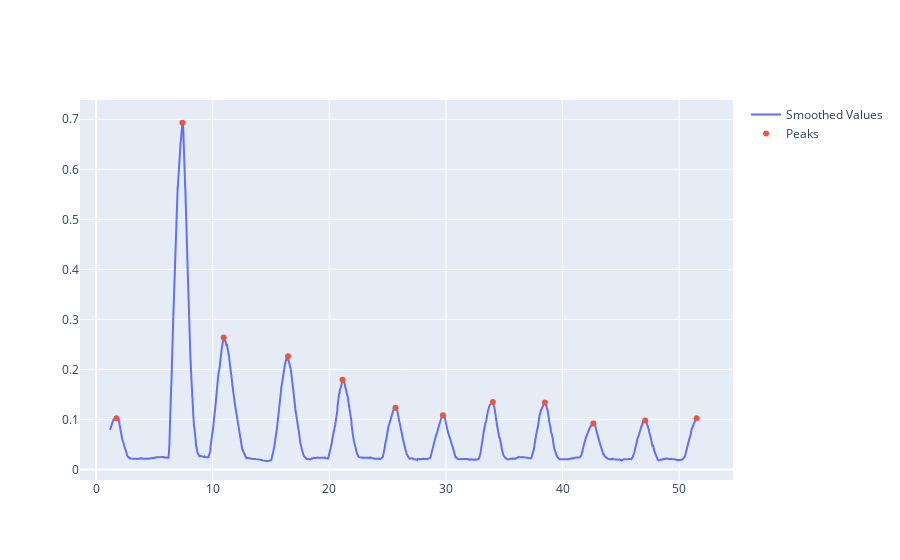

Notebook source saved alongside this figure:
### Markdown cell above
# Verusch 3 Mikro

### Code cell
data = pd.read_csv('Messung/Mikro_10Atmungen.csv', header=None, sep=';')

data.columns = ['x']

# Zugriff auf die Daten pro Spalte
x_values = data['x'].values

time = np.arange(0, len(x_values))*0.01

plt.figure(figsize=(10,6))
plt.plot(time, x_values)
plt.xlabel('Zeit in Sekunden')  # X-axis label
plt.ylabel('ADC Abstufung')  # Y-axis label
plt.title('Rohdaten Mikrofon')  # Plot title
plt.show()

# Berechnen Sie den Mittelwert der x_values
mean_x_values = np.mean(x_values)

# Subtrahieren Sie den Mittelwert von den x_values
x_values_centered = x_values - mean_x_values

# Erstellen Sie den Plot
plt.figure(figsize=(10,6))
plt.plot(time, x_values_centered)
plt.xlabel('Zeit in Sekunden')  # X-axis label
plt.ylabel('ADC Abstufung')  # Y-axis label
plt.title('Mittelwertbefreite Daten')  # Plot title
plt.show()



#Betragsfunktion
for x in range (len(x_values_centered)):
    if x_values_centered[x] > 0:
        continue
    else:
        x_values_centered[x] = -x_values_centered[x]
# Erstellen Sie den Plot
plt.figure(figsize=(10,6))
plt.plot(time, x_values_centered)
plt.xlabel('Zeit in Sekunden')  # X-axis label
plt.ylabel('ADC Abstufung')  # Y-axis label
plt.title('Mittelwertbefreite und Betragsfunktion angewendete Daten')  # Plot title
plt.show()

x_values_smooth = pd.Series(x_values_centered).rolling(window=120).mean()


peaks,_ = find_peaks(x_values_smooth, height=0.09, distance=200)

fig = go.Figure()
fig.add_trace(go.Scatter(x=time, y=x_values_smooth, mode='lines', name='Smoothed Values'))

# Fügen Sie die Peaks hinzu
fig.add_trace(go.Scatter(x=time[peaks], y=x_values_smooth[peaks], mode='markers', name='Peaks'))

fig.show()


plt.figure(figsize=(10,6))
plt.plot(time, x_values_smooth, label='Smoothed Values')  # Plot der geglätteten Werte
plt.scatter(time[peaks], x_values_smooth[peaks], color='red', label='Peaks')  # Plot der Peaks
plt.xlabel('Zeit in Sekunden')  # X-axis label
plt.ylabel('Gefiltertes SIgnal')  # Y-axis label
plt.title('Rolling Mean Filter')  # Plot title
plt.legend()  # Add a legend
plt.show()

# Berechnen Sie die Atemfrequenz (in Atemzügen pro Minute)

breathing_rate = len(peaks) / (time[-1]/60)
print(f"Atemfrequenz: {breathing_rate:.2f} Atemzüge pro Minute")

### Figure 1 — Plotly figure (JSON) as saved in the notebook; plotly's stock layout.template omitted (floating-point values rounded to 4 significant figures; data arrays with more than 128 entries replaced by an {"elided": "..."} marker saying what was removed)
{"data": [{"mode": "lines", "name": "Smoothed Values", "type": "scatter", "x": {"elided": "5160 float values"}, "y": {"elided": "5160 float values"}}, {"mode": "markers", "name": "Peaks", "type": "scatter", "x": [1.74, 7.4, 10.94, 16.46, 21.12, 25.67, 29.74, 34.02, 38.48, 42.64, 47.08, 51.49], "y": [0.1026, 0.6931, 0.264, 0.2262, 0.1794, 0.1236, 0.1085, 0.1349, 0.1339, 0.09199, 0.09796, 0.1026]}], "layout": {}}
